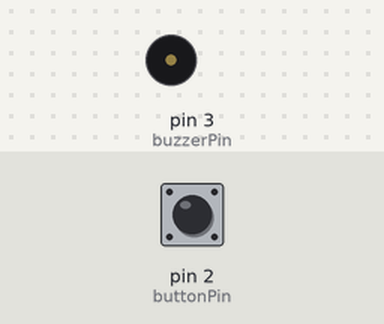
Simulated run of this sketch. Board: Arduino Uno, built with avr-gcc and run on an emulated ATmega328P. On the bench: buzzer (waves = sounding). The test bench sets the inputs (shaded band); at power-on: pin 2 (buttonPin) LOW.

Above: at 1.2 s.
1.3 s: pin 2 (buttonPin) pulled HIGH for 0.15 s
At 1.42 s:
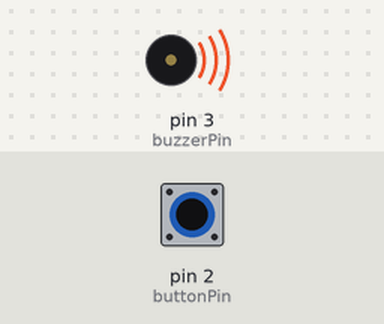
Timing chart, 0 to 10.3 s (numbered marks = the images above; inputs shaded):
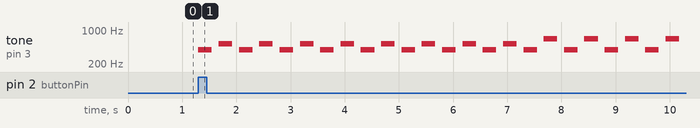

Measured:
- after the input at 1.3 s, tone on pin 3 (buzzerPin): plays 392 Hz for 0.25 s, 523 Hz for 0.25 s, 392 Hz for 0.25 s, 523 Hz for 0.25 s, 392 Hz for 0.25 s, 523 Hz for 0.25 s … (24 notes in this stretch), starting at once

The sketch:

door_bell.ino
```cpp
#include <pitches.h>

// Define the notes
#define NOTE_C4  262
#define NOTE_D4  294
#define NOTE_E4  330
#define NOTE_F4  349
#define NOTE_G4  392
#define NOTE_A4  440
#define NOTE_B4  494
#define NOTE_C5  523
#define NOTE_D5  587
#define NOTE_E5  659
#define NOTE_F5  698
#define NOTE_G5  784
#define NOTE_A5  880
#define NOTE_B5  988
#define NOTE_C6  1047
#define NOTE_D6  1175
#define NOTE_E6  1319
#define NOTE_F6  1397
#define NOTE_G6  1568
#define NOTE_A6  1760
#define NOTE_B6  1976
#define NOTE_C7  2093

// Define the pins
const int buttonPin = 2; // the pin the pushbutton is connected to
const int buzzerPin = 3; // the pin the buzzer is connected to

// Define the melody
int melody[] = {
  NOTE_G4, NOTE_C5, NOTE_G4, NOTE_C5, NOTE_G4, NOTE_C5, NOTE_G4, NOTE_C5,
  NOTE_G4, NOTE_C5, NOTE_G4, NOTE_C5, NOTE_G4, NOTE_C5, NOTE_G4, NOTE_C5,
  NOTE_G4, NOTE_E5, NOTE_G4, NOTE_E5, NOTE_G4, NOTE_E5, NOTE_G4, NOTE_E5,
  NOTE_G4, NOTE_E5, NOTE_G4, NOTE_E5, NOTE_G4, NOTE_E5, NOTE_G4, NOTE_E5
};

// Define the note durations
int noteDurations[] = {
  4, 4, 4, 4, 4, 4, 4, 4,
  4, 4, 4, 4, 4, 4, 4, 4,
  4, 4, 4, 4, 4, 4, 4, 4,
  4, 4, 4, 4, 4, 4, 4, 4
};

// Variables
bool buttonState = 0;    // current state of the button
bool lastButtonState = 0; // previous state of the button

void setup() {
  // initialize the pushbutton pin as an input:
  pinMode(buttonPin, INPUT);
  // initialize the buzzer pin as an output:
  pinMode(buzzerPin, OUTPUT);
}

void loop() {
  // read the state of the pushbutton value:
  buttonState = digitalRead(buttonPin);

  // check if the button is pressed and the previous state was not pressed
  if (buttonState == HIGH && lastButtonState == LOW) {
    // play the melody
    playMelody();
  }

  // update the previous button state
  lastButtonState = buttonState;
}

// Function to play the melody
void playMelody() {
  for (int i = 0; i < sizeof(melody) / sizeof(melody[0]); i++) {
    // Calculate the note duration
    int noteDuration = 1000 / noteDurations[i];
    // Play the tone
    tone(buzzerPin, melody[i], noteDuration);
    // Delay between notes
    int pauseBetweenNotes = noteDuration * 1.30;
    delay(pauseBetweenNotes);
    // Stop the tone
    noTone(buzzerPin);
    // Delay to distinguish between notes
    delay(50);
  }
}
```
